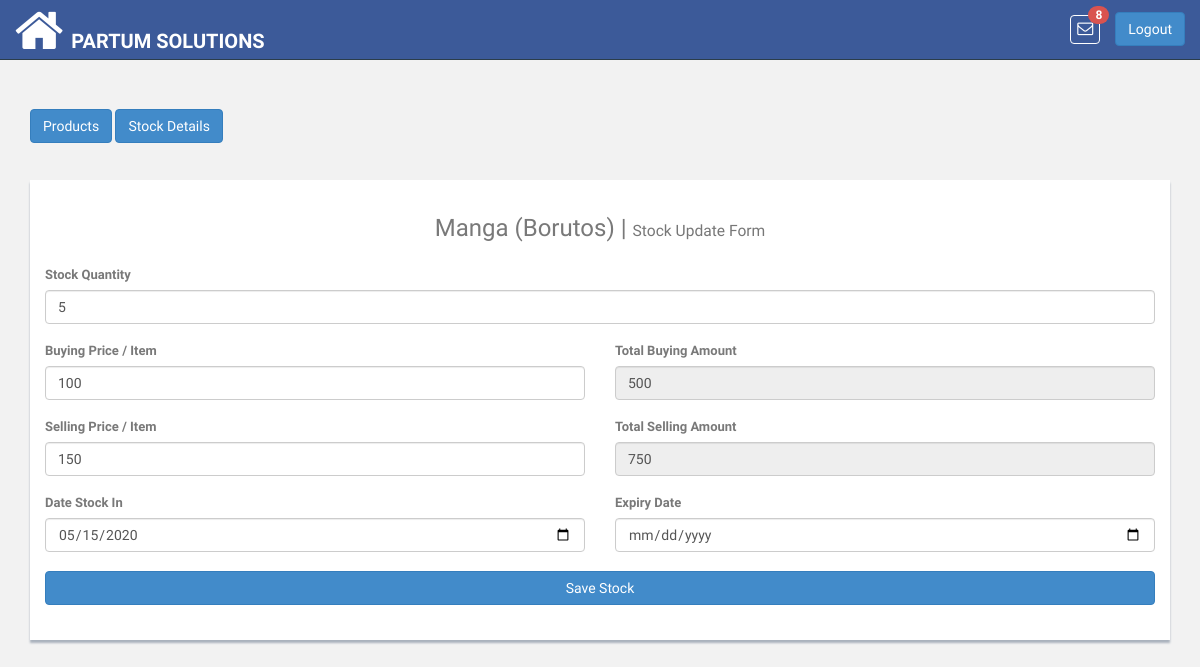
The page /product/22/stockin/update/ (signed in) on the database its author committed.
### pis_retailer/models.py (models this page shows, shortened)
class RetailerUser(models.Model):
    ROLE_TYPE_OWNER = 'owner'
    ROLE_TYPE_DATA_ENTRY_USER = 'data_entry_user'
    ROLE_TYPE_SALESMAN = 'salesman'
    ROLE_TYPE_VIEW_ACCOUNT = 'account_viewer'
    ROLE_TYPE_LEDGER_VIEW = 'ledger_viewer'
    ROLE_TYPES = (
        (ROLE_TYPE_OWNER, 'Owner'),
        (ROLE_TYPE_DATA_ENTRY_USER, 'Data Entry User'),
        (ROLE_TYPE_SALESMAN, 'Salesman'),
        (ROLE_TYPE_VIEW_ACCOUNT, 'Account Viewer'),
        (ROLE_TYPE_LEDGER_VIEW, 'Ledger Viewer'),
    )
    user = models.OneToOneField(User, related_name='retailer_user',on_delete=models.CASCADE)
    retailer = models.ForeignKey(Retailer, related_name='u_retailer',on_delete=models.CASCADE)
    role_type = models.CharField(
        max_length=100, choices=ROLE_TYPES, default=ROLE_TYPE_OWNER
    )

class Retailer(DatedModel):
    name = models.CharField(max_length=100)
    slug = models.SlugField(blank=False)
    package = models.CharField(max_length=200, null=True, blank=True)
    package_price = models.CharField(max_length=200, null=True, blank=True)
    package_expiry = models.DateField(blank=True, null=True)
    logo = models.ImageField(
        upload_to='images/retailer/logo/', max_length=1024,
        blank=True, null=True
    )

### pis_product/models.py (models this page shows, shortened)
class StockIn(models.Model):
    product = models.ForeignKey(
        Product, related_name='stockin_product',on_delete=models.CASCADE
    )
    quantity = models.CharField(
        max_length=100, blank=True, null=True
    )
    price_per_item = models.DecimalField(
        max_digits=65, decimal_places=2, default=0, blank=True, null=True,
        help_text="Selling Price for a Single Item"
    )
    total_amount = models.DecimalField(
        max_digits=65, decimal_places=2, default=0, blank=True, null=True
    )
    buying_price_item = models.DecimalField(
        max_digits=65, decimal_places=2, default=0, blank=True, null=True,
        help_text='Buying Price for a Single Item'
    )
    total_buying_amount = models.DecimalField(
        max_digits=65, decimal_places=2, default=0, blank=True, null=True
    )
    dated_order = models.DateField(blank=True, null=True)
    stock_expiry = models.DateField(blank=True, null=True)

class Product(models.Model):
    UNIT_TYPE_KG = 'Kilogram'
    UNIT_TYPE_GRAM = 'Gram'
    UNIT_TYPE_LITRE = 'Litre'
    UNIT_TYPE_QUANTITY = 'Quantity'
    UNIT_TYPES = (
        (UNIT_TYPE_KG, 'Kilogram'),
        (UNIT_TYPE_GRAM, 'Gram'),
        (UNIT_TYPE_LITRE, 'Litre'),
        (UNIT_TYPE_QUANTITY, 'Quantity'),
    )
    unit_type = models.CharField(
        choices=UNIT_TYPES, default=UNIT_TYPE_QUANTITY,
        blank=True, null=True, max_length=200
    )
    name = models.CharField(max_length=100, unique=True)
    brand_name = models.CharField(max_length=200, blank=True, null=True)
    retailer = models.ForeignKey(
        'pis_retailer.Retailer',
        related_name='retailer_product',on_delete=models.CASCADE
    )
    bar_code = models.CharField(max_length=13, unique=True, blank=True,
                                null=True)
    def product_available_items(self):
        try:
            obj_stock_in = self.stockin_product.aggregate(Sum('quantity'))
            stock_in = float(obj_stock_in.get('quantity__sum'))
        except:
            stock_in = 0
        try:
            obj_stock_out = self.stockout_product.aggregate(
                Sum('stock_out_quantity'))
            stock_out = float(obj_stock_out.get('stock_out_quantity__sum'))
        except:
            stock_out = 0
        return  stock_in - stock_out

### pis_product/views.py (the view, shortened to what this page needs)
# urls.py: re_path(r'^(?P<pk>\d+)/stockin/update/$',StockInUpdateView.as_view(),name='update_stockin'),
class StockInUpdateView(UpdateView):
    template_name = 'products/update_stockin.html'
    model = StockIn
    form_class = StockDetailsForm

### pis_product/forms.py
class StockDetailsForm(forms.ModelForm):
    class Meta:
        model = StockIn
        fields = "__all__"

### pis_com/templatetags/template_tags.py (called while the page is built)
@register.simple_tag
def product_notifications(retailer_id):
    return Product.objects.filter(retailer__id=retailer_id)

### templates/products/update_stockin.html (shortened to what this page needs)
{% extends 'base.html' %}
{% block content %}
    <div class="col-md-12">
        <br>
       <a href="{% url 'product:stock_items_list' %}"><button type="button" id="back-product" class="btn btn-primary" data-loading-text="<i class='fa fa-circle-o-notch fa-spin'></i>Processing">Products</button></a>
        <a href="{% url 'product:stockin_list' product_id=object.product.id %}"><button type="button" id="stock-in" class="btn btn-primary" data-loading-text="<i class='fa fa-circle-o-notch fa-spin'></i>Processing">Stock Details</button></a>
        <br><br><br>
        <div class="content-panel">
            <h3 class="text-center">{{ object.product.name|title }} ({{ object.product.brand_name|title }}) | <small>Stock Update Form</small> </h3>
            <div class="panel-body">
                <form class="form-horizontal product_item_form" action="#" method="post" autocomplete="off">
                    <div class="form-group">
                        <div class="col-md-12">
                            <label><strong>Stock Quantity</strong></label>
                            <input type="text"  class="form-control quantity"  name="quantity" id="quantity" value="{{ object.quantity }}"><br>
                        </div>
                        <div class="col-md-6">
                            <label><strong>Buying Price / Item</strong></label>
                            <input type="text"  class="form-control buying_price_item"  name="buying_price_item" id="buying_price_item" value="{{ object.buying_price_item|floatformat:-2 }}"><br>
                            <label><strong>Selling Price / Item</strong></label>
                            <input type="text"  class="form-control price_per_item"  name="price_per_item" id="price_per_item"  onkeyup="sum();" value="{{ object.price_per_item|floatformat:-2 }}"><br>
                            <label><strong>Date Stock In</strong></label>
                            <input type="date"  class="form-control dated_order" name="dated_order" value="{{ object.dated_order|date:"Y-m-d" }}"><br>
                        </div>
                        <div class="col-md-6">
                            <label><strong>Total Buying Amount</strong></label>
                            <input type="text"  class="form-control total_buying_amount"  name="total_buying_amount"  id="total_buying_amount" value="{{ object.total_buying_amount|floatformat:-2 }}" readonly><br>
                            <label><strong>Total Selling Amount</strong></label>
                            <input type="text"  class="form-control total_amount"  name="total_amount"  id="total_amount" value="{{ object.total_amount|floatformat:-2 }}" readonly><br>
                            <label><strong>Expiry Date</strong></label>
                            <input type="date"  class="form-control stock_expiry"  name="stock_expiry" value="{{ object.stock_expiry|date:"Y-m-d" }}"><br>
                        </div>
                        <div class="col-md-12">
                            <button type="submit"  class="btn btn-primary product-sub-btn" style="width: 100%" >Save Stock</button>
                        </div>
                    </div>
                </form>
            </div>
        </div>
    </div>
{% endblock %}

### templates/base.html (shortened to what this page needs)
<!DOCTYPE html>
<html lang="en" xmlns="http://www.w3.org/1999/html">
{% load static %}
{% load template_tags %}
<head>
    <link href="{% static 'css/bootstrap.css' %}" rel="stylesheet">
    <link href="{% static 'font-awesome/css/font-awesome.css' %}" rel="stylesheet" />
    <link rel="stylesheet" type="text/css" href="{% static 'css/zabuto_calendar.css' %}">
    <link rel="stylesheet" type="text/css" href="{% static 'js/gritter/css/jquery.gritter.css' %}" />
    <link rel="stylesheet" type="text/css" href="{% static 'lineicons/style.css' %}">
    <link href="{% static 'css/style.css' %}" rel="stylesheet">
    <link href="{% static 'css/style-responsive.css' %}" rel="stylesheet">
    <link href="{% static 'css/profileImage.css' %}" rel="stylesheet" type="text/css"/>
    <link href="{% static 'css/sweetalert2.min.css' %}" rel="stylesheet" />
</head>
<body>
<section id="container" >
    <header class="header black-bg">
        <a href="{% url 'index' %}" class="home_icon" style="float:left"><i class="fa fa-home fa-4x" aria-hidden="true"></i></a>
        <a href="{% url 'index' %}" class="logo"><b>{{ request.user.retailer_user.retailer.name }}</b></a>
        <div class="right_div">
            <div class="nav notify-row" id="top_menu">
                {% product_notifications retailer_id=request.user.retailer_user.retailer.id as p_n %}
                <ul class="nav top-menu">
                    <li id="header_inbox_bar" class="dropdown">
                        <a data-toggle="dropdown" class="dropdown-toggle msg" href="index.html#">
                            <i class="fa fa-envelope-o"></i> <span class="badge badge-danger notification_count" style="background: #d9534f"></span>
                        </a>
                    </li>
                </ul>
            </div>
            <div class="top-menu">
                <a tabindex="logout" class="btn btn-primary" href="{% url 'logout' %}" style="margin-top: 12px;">Logout</a>
            </div>
        </div>
    </header>
    <section class="wrapper">
        {% block content %}{% endblock %}
    </section>
</section>
</body>
</html>

### app_static/css/style.css (style rules this page uses)
body { color: #797979; background: #f2f2f2; font-family: 'Ruda', sans-serif; padding: 0px !important; margin: 0px !important; font-size:13px; }
ul li { list-style: none; }
a, a:hover, a:focus { text-decoration: none; outline: none; }
#container { width: 100%; height: 100%; }
.header, .footer { min-height: 60px; padding: 0 15px; }
.header { position: fixed; left: 0; right: 0; z-index: 1002; }
.black-bg { background: #3C5A99; border-bottom: 1px solid #2B3D4A; }
.wrapper { display: inline-block; margin-top: 90px; padding-left: 15px; padding-right: 15px; padding-bottom: 15px; padding-top: 0px; width: 100%; }
a.logo { font-size: 20px; color: #ffffff; float: left; margin-top: 27px; text-transform: uppercase; }
a.logo b { font-weight: 900; }
#top_menu .nav > li, ul.top-menu > li { float: left; }
.notify-row { float: left; margin-top: 15px; margin-left: 92px; }
ul.top-menu > li > a { color: #666666; font-size: 16px; border-radius: 4px; -webkit-border-radius: 4px; border:1px solid #68dff0; padding: 2px 6px; margin-right: 15px; }
.notify-row .badge { position: absolute; right: -10px; top: -10px; z-index: 100; }
.content-panel { background: #ffffff; box-shadow: 0px 3px 2px #aab2bd; padding-top: 15px; padding-bottom: 5px; }
label { font-weight: 400; }

### templates/base.html (style rules this page uses)
.msg { color: #fff !important; border:none !important; border: 1px solid #fff !important; }
.right_div { float:right; }
.notify-row { margin-left: -45px !important; }
.home_icon { float:left; color:#fff; margin-right:8px; margin-top:5px; }

### rows shown on the page
StockIn: product.name "Manga", product.brand_name "Borutos", quantity "5", buying_price_item "100", price_per_item "150", dated_order "05/15/2020", total_buying_amount "500", total_amount "750"

### other values the page prints
{{ request.user.retailer_user.retailer.name }} "PARTUM SOLUTIONS"
